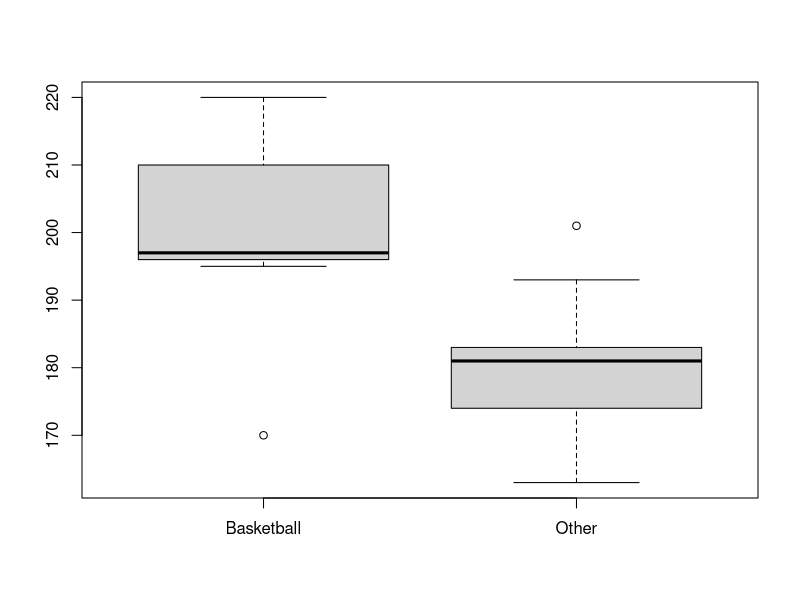
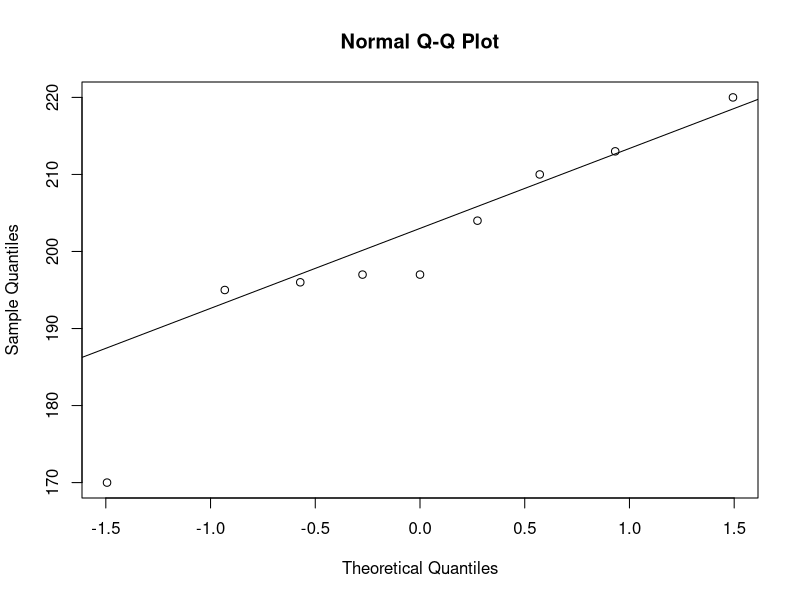
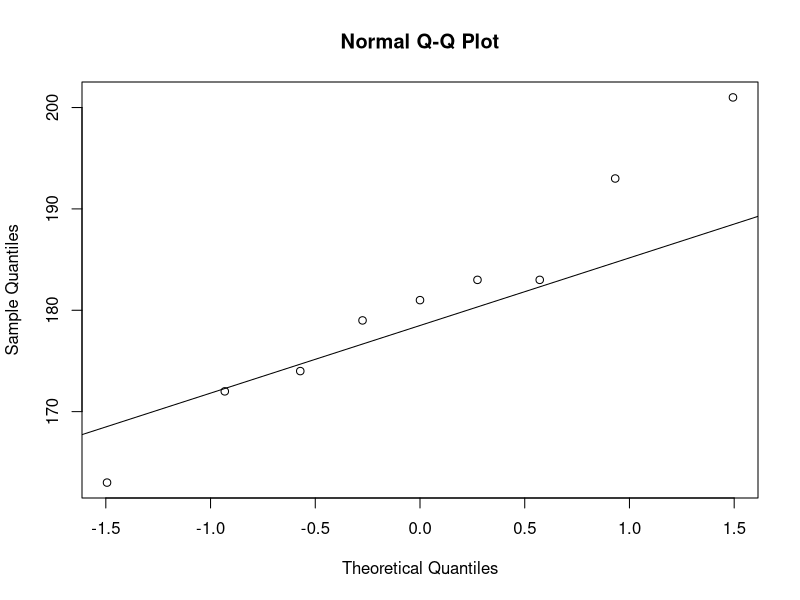
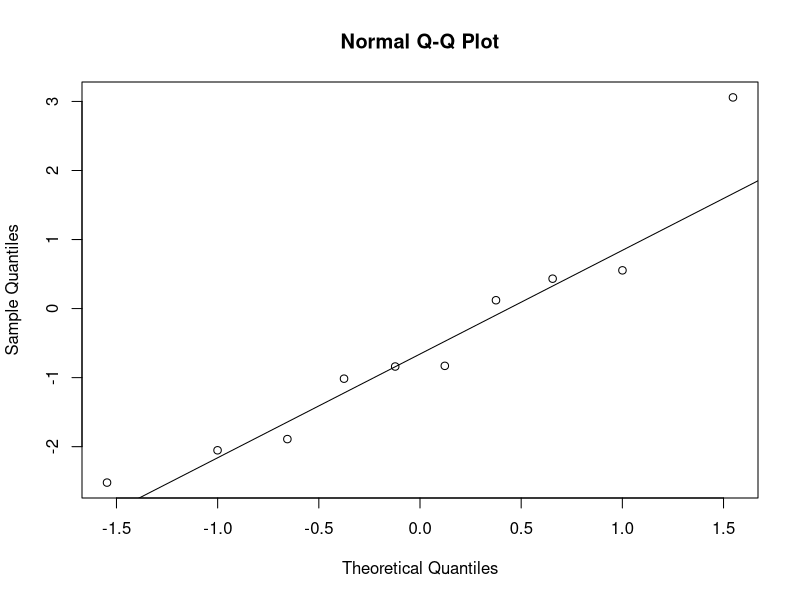
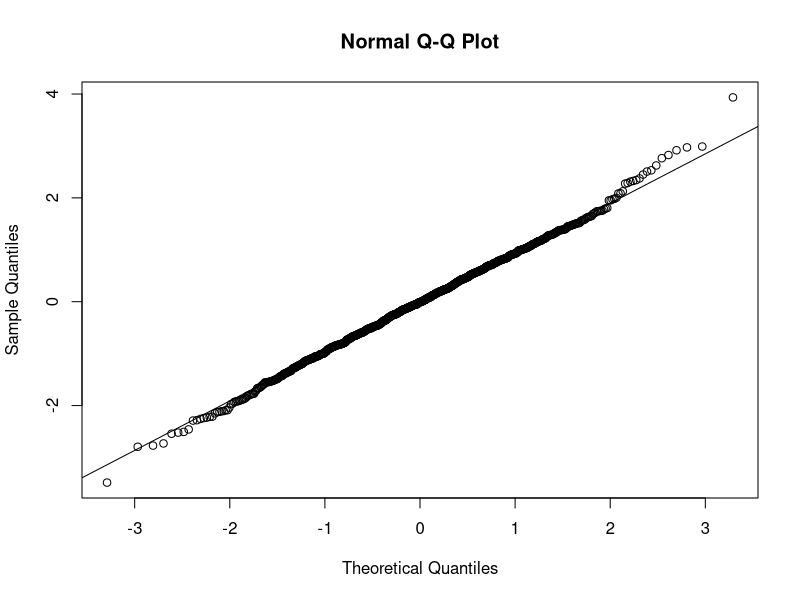
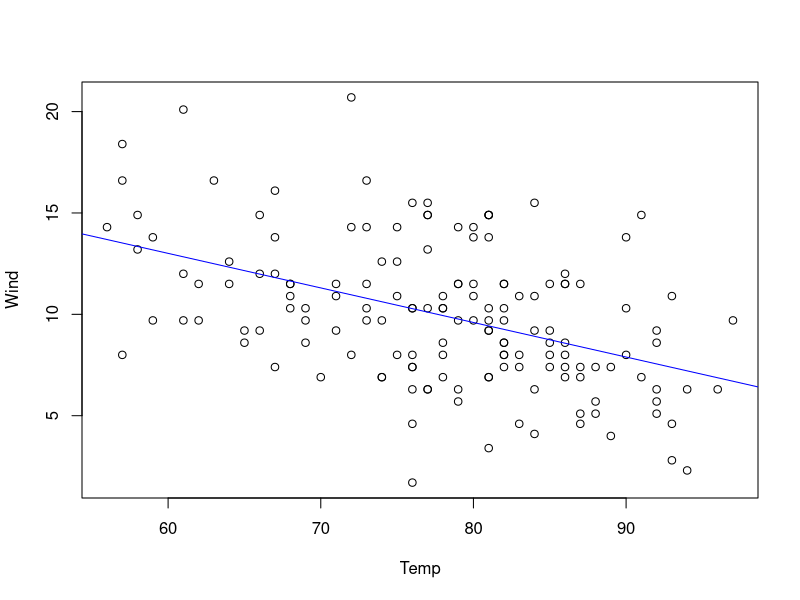
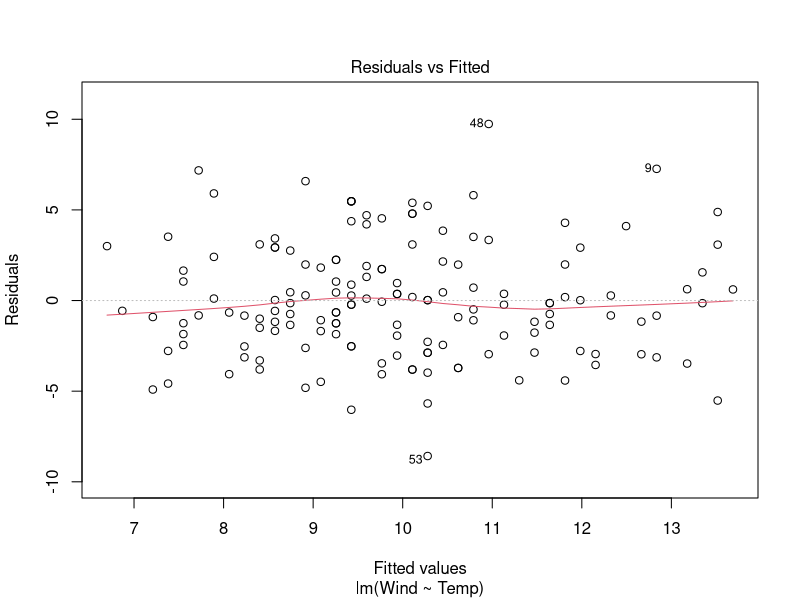
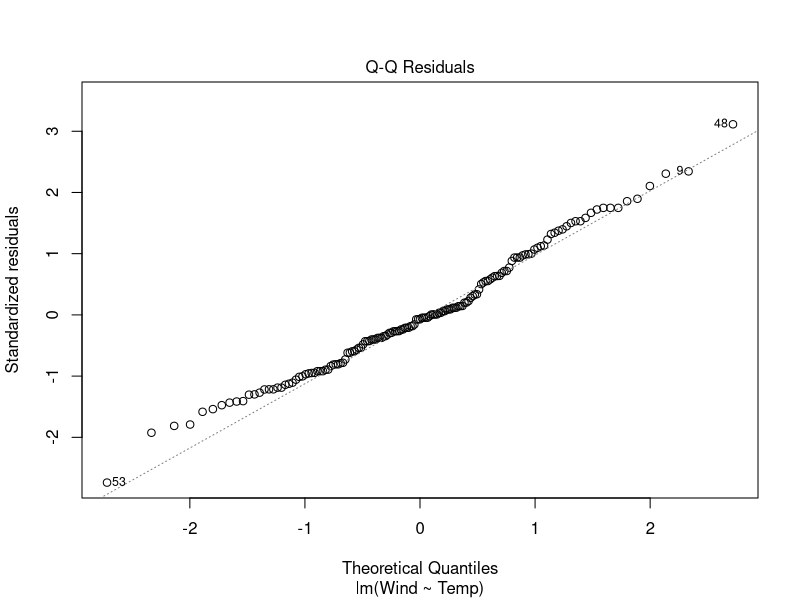

Source code (R) for these figures, in order:

# -----------------------------------------------------------------------------
# Title: Hypothesis testing

# Description: Short introduction to hypothesis testing and linear models in R.
#  This script shows some commands that can be used for hypothesis testing 
#  or linear models, but it does not give the statistical background to these 
#  functions. Please refer to statistical help for this.
#  1) General workflow
#  2) Two sample tests
#  3) Linear models

# Author: Simon Knüsel, based on scripts of Jan Wunder

# Copyright: © Jan Wunder (2016)

# Date: 2019-09-30
# -----------------------------------------------------------------------------


# Prepare workspace --------------------
#setwd("path_to_your_working_directory") # replace with your working directory
#rm(list = ls())

# Load data --------------------
data(airquality)
head(airquality)


# 1) General workflow --------------------
#    1. Formulate hypothesis
#    2. Perform the experiment / Collect data
#    3. Explore data
#    4. Test hypothesis with appropriate test (check test assumptions!)


# 2) Two sample tests --------------------

# Test whether two group means are the same


# Two sample t-test ------

# Test assumptions: 
# i) independent groups (paired = FALSE): data is normally distributed
#    (+ equal variances)
# ii) dependent groups (paired = TRUE): data is normally distributed

#    1. Null Hypothesis: Basketball players are as tall as other people
#    2. Collect data
basketball <- c(196, 195, 213, 170, 197, 204, 220, 210, 197) # height in cm
other <- c(183, 179, 174, 172, 193, 163, 183, 201, 181) # height in cm

#    3. Explore data
boxplot(basketball, other, names = c("Basketball", "Other"))

#    4. Test hypothesis (two sample t-test, independent groups)
t.test(x = basketball, y = other, alternative = "two.sided", paired = FALSE)

# Check test assumptions
qqnorm(basketball)
qqline(basketball)
qqnorm(other)
qqline(other)
# Influence of sample size
basketball_small <- rnorm(n = 10) # randomly sample from normal distribution
qqnorm(basketball_small)
qqline(basketball_small)

basketball_large <- rnorm(n = 1000)
qqnorm(basketball_large)
qqline(basketball_large)


# Wilcoxon test ------

# Test assumptions: 
# i) independent groups (paired = FALSE): groups have the same distribution
# ii) dependent groups (paired = TRUE): groups have the same distribution

#    4. Test hypothesis (wilcoxon text, independent groups)
wilcox.test(x = basketball, y = other, alternative = "two.sided", 
            paired = FALSE)


# 3) Linear models --------------------

# Relationship between wind and temperature
plot(data = airquality, Wind ~ Temp)

linear_model <- lm(data = airquality, Wind ~ Temp)
summary(linear_model)

# add linear model to plot
abline(linear_model, col = "blue")

# diagnostic plots
plot(linear_model)
?plot.lm # more information on the diagnostic plots
